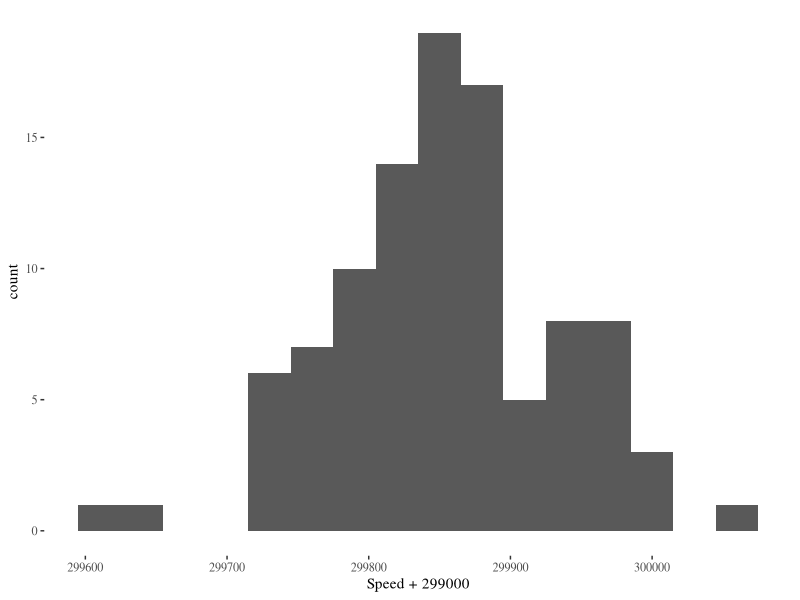
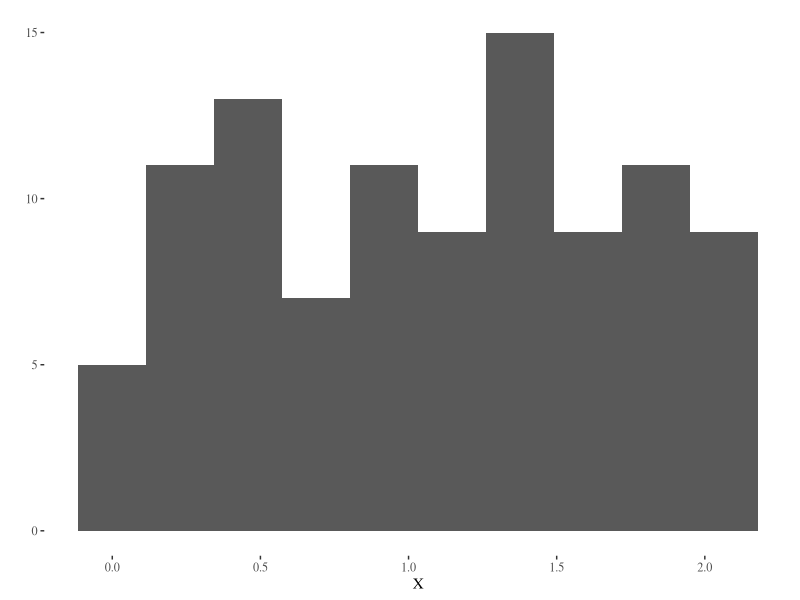
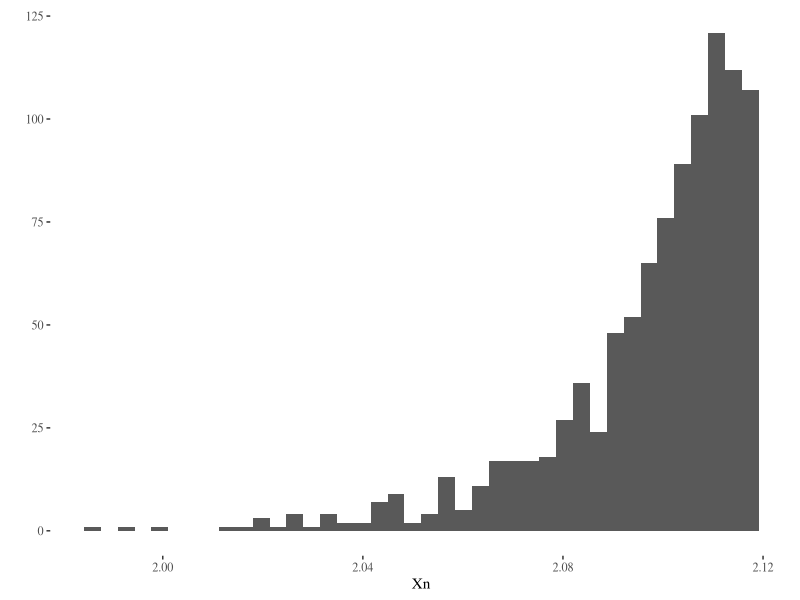
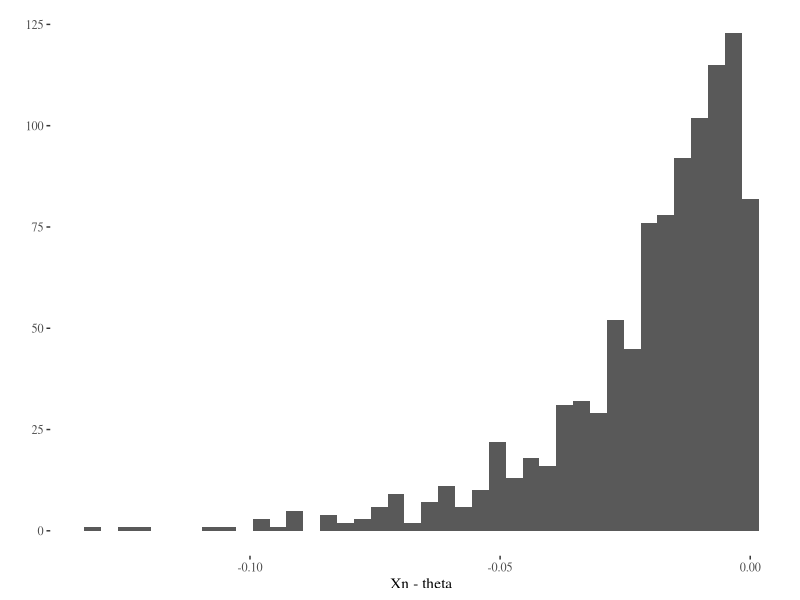
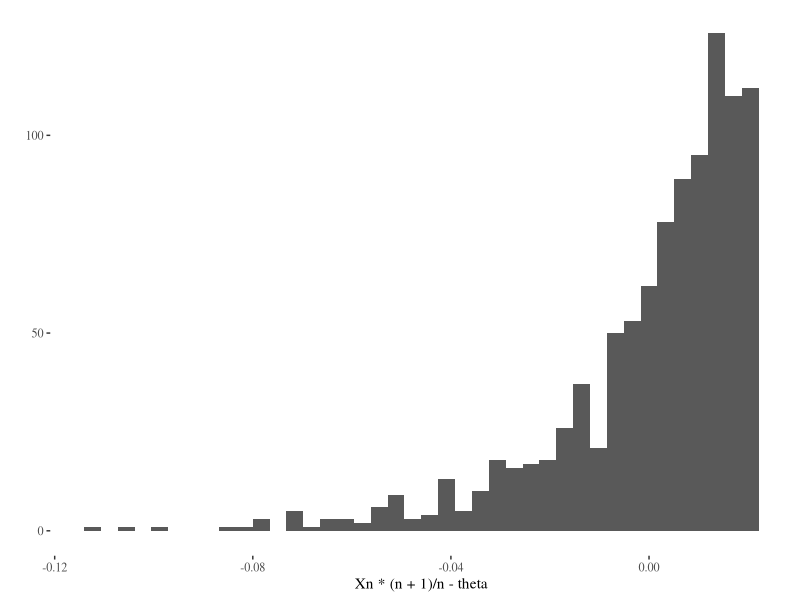

Here is the R script that generated these plots, in order:
## ---- chunk 1
knitr::opts_chunk$set(echo = TRUE)
library(ggplot2)
library(ggthemes)
library(datasets)
## ---- chunk 2
morley$Speed
ggplot(morley, aes(Speed + 299000)) + geom_histogram(bins = 16) + theme_tufte()
## ---- chunk 3
Xbar = mean(morley$Speed)
sigma2 = var(morley$Speed)
Xbar
sigma2
Xbar - 2*sqrt(sigma2/100)
Xbar + 2*sqrt(sigma2/100)
## ---- chunk 4
theta <- 1 + sqrt(5)/2
## ---- chunk 5
n <- 100
X <- runif(n, min = 0, max = theta)
qplot(X, bins = 10) + theme_tufte()
## ---- chunk 6
max(X)
## ---- chunk 7
Xn <- replicate(1000, max(runif(n, min = 0, max = theta)))
qplot(Xn, bins = 40) + theme_tufte()
## ---- chunk 8
qplot(Xn - theta, bins = 40) + theme_tufte()
## ---- chunk 9
qplot(Xn*(n+1)/n - theta, bins = 40) + theme_tufte()
mean(Xn) - theta
mean(Xn*(n+1)/n) - theta
